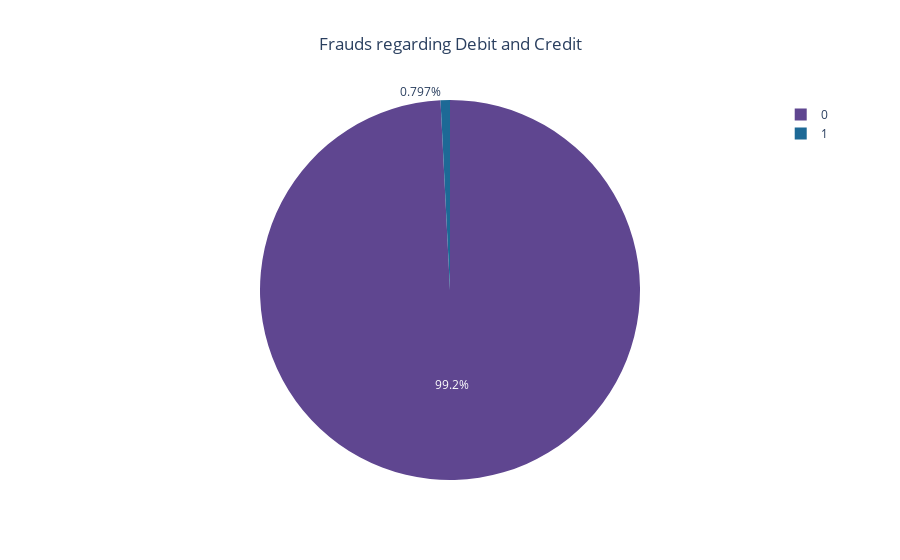

The cell this chart's notebook holds for it:
### Code cell
a = px.pie(frauds.groupby('DebitCredit').sum()[['Value']].reset_index(), 
           values = 'Value', names ='DebitCredit',
           title='Frauds regarding Debit and Credit',
           color_discrete_sequence=px.colors.qualitative.Prism,
   #        color_discrete_map={'0':'lightcyan',
     #                          '1':'cyan',
      #                          })
                                  )
a.update_layout(title_x=0.5)
fig.savefig('../graphs/distribution-conditions.png', dpi=300, transparent=True, pad_inches=1)

### Figure 1 — Plotly figure (JSON) as saved in the notebook; plotly's stock layout.template omitted (floating-point values rounded to 4 significant figures)
{"data": [{"domain": {"x": [0, 1], "y": [0, 1]}, "hovertemplate": "DebitCredit=%{label}<br>Value=%{value}<extra></extra>", "labels": [0, 1], "legendgroup": "", "name": "", "showlegend": true, "type": "pie", "values": [299030166, 2401005]}], "layout": {"autosize": true, "legend": {"tracegroupgap": 0}, "piecolorway": ["rgb(95, 70, 144)", "rgb(29, 105, 150)", "rgb(56, 166, 165)", "rgb(15, 133, 84)", "rgb(115, 175, 72)", "rgb(237, 173, 8)", "rgb(225, 124, 5)", "rgb(204, 80, 62)", "rgb(148, 52, 110)", "rgb(111, 64, 112)", "rgb(102, 102, 102)"], "title": {"text": "Frauds regarding Debit and Credit", "x": 0.5}}}
